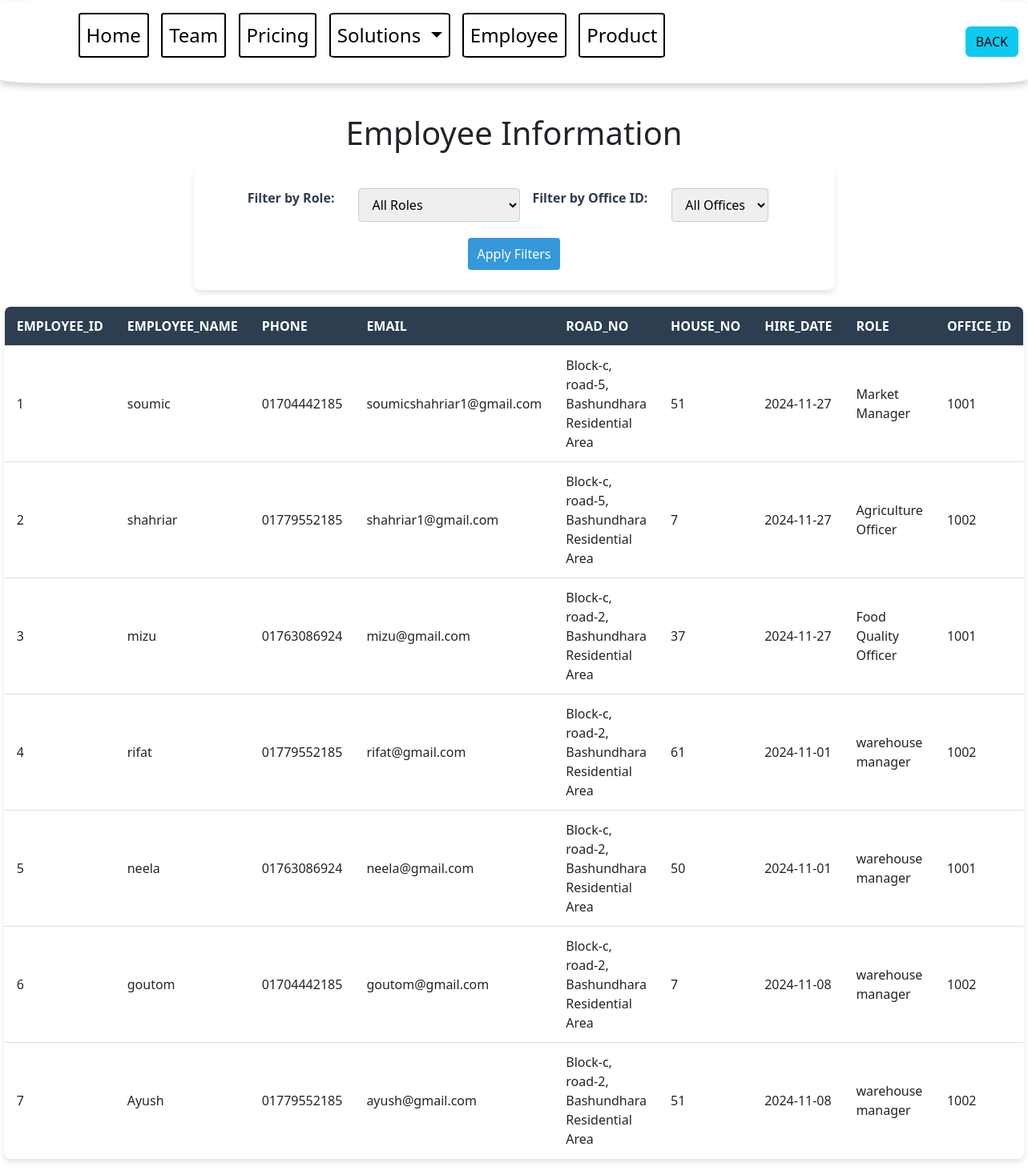
The page /employee_db/employeeInfo.php on the database its author committed.
### tables this page shows
CREATE TABLE `employee` (
  `employee_id` int(11) NOT NULL,
  `employee_name` varchar(100) DEFAULT NULL,
  `phone` varchar(15) DEFAULT NULL,
  `email` varchar(100) DEFAULT NULL,
  `road_no` varchar(50) DEFAULT NULL,
  `house_no` varchar(50) DEFAULT NULL,
  `hire_date` date DEFAULT NULL,
  `role` varchar(50) DEFAULT NULL,
  `office_id` int(11) DEFAULT NULL
);

### employee_db/employeeInfo.php (the view, shortened to what this page needs)
<?php
include('../config/connect.php');
$sql = "SELECT * FROM employee WHERE 1=1";
$result = $conn->query($sql);
?>
<!DOCTYPE html>
<html lang="en">
<head>
    <link rel="stylesheet" href="style.css">
</head>
<body>
    <link rel="stylesheet" href="">
    <h1>Employee Information</h1>
    <form method="GET" action="">
        <label for="role">Filter by Role:</label>
        <select name="role" id="role">
            <option value="">All Roles</option>
        </select>
        <label for="office_id">Filter by Office ID:</label>
        <select name="office_id" id="office_id">
            <option value="">All Offices</option>
        </select>
        <button type="submit">Apply Filters</button>
    </form>
    <?php
    if ($result->num_rows > 0) {
        echo "<table border='1'>";
        echo "<tr>";
        $columns = $result->fetch_fields();
        foreach ($columns as $column) {
            echo "<th>" . $column->name . "</th>";
        }
        echo "</tr>";
        while ($row = $result->fetch_assoc()) {
            echo "<tr>";
            foreach ($row as $value) {
                echo "<td>" . htmlspecialchars($value) . "</td>";
            }
            echo "</tr>";
        }
        echo "</table>";
    } else {
        echo "No records found.";
    }
    ?>
</body>
</html>

### employee_db/style.css (style rules this page uses)
body { font-family: Arial, sans-serif; margin: 0; padding: 0; background-color: #f4f4f9; color: #333; line-height: 1.6; }
h1 { text-align: center; margin: 20px 0; color: #2c3e50; }
form { display: flex; justify-content: center; flex-wrap: wrap; margin: 20px auto; padding: 15px; background-color: #ffffff; border-radius: 8px; box-shadow: 0 4px 6px rgba(0, 0, 0, 0.1); max-width: 800px; }
form label { margin: 10px 15px 10px 0; font-weight: bold; color: #2c3e50; }
form select, form button { margin: 10px 15px; padding: 8px 12px; font-size: 16px; border: 1px solid #ccc; border-radius: 4px; }
form button { background-color: #3498db; color: #ffffff; border: none; cursor: pointer; transition: background-color 0.3s; }
table { width: 90%; margin: 20px auto; border-collapse: collapse; background-color: #ffffff; border-radius: 8px; overflow: hidden; box-shadow: 0 4px 6px rgba(0, 0, 0, 0.1); }
table th, table td { padding: 12px 15px; text-align: left; border-bottom: 1px solid #ddd; }
table th { background-color: #2c3e50; color: #ffffff; text-transform: uppercase; }
table tr:last-child td { border-bottom: none; }

### navbar/nav.css (style rules this page uses)
.navbar { box-shadow: 0 4px 10px rgba(0, 0, 0, 0.2); border-radius: 5%; margin-bottom: 3%; }
.navbar-p { color: #fff; font-size: 1em; }
.container-fluid { background-size: 400% 400%; color: #fff; border-radius: 10%; font-size: 1.5em; }
.nav-item { color: black; width: fit-content; margin: 1%; }
.nav-item a { color: black; width: fit-content; border: 2px solid black; border-radius: 5%; text-decoration: none; }

### rows shown on the page
employee: employee_id "1", employee_name "soumic", phone "01704442185", email "soumicshahriar1@gmail.com", road_no "Block-c, road-5, Bashundhara Residential Area", house_no "51", hire_date "2024-11-27", role "Market Manager", office "1001"
employee: employee_id "2", employee_name "shahriar", phone "01779552185", email "shahriar1@gmail.com", road_no "Block-c, road-5, Bashundhara Residential Area", house_no "7", hire_date "2024-11-27", role "Agriculture Officer", office "1002"
employee: employee_id "3", employee_name "mizu", phone "01763086924", email "mizu@gmail.com", road_no "Block-c, road-2, Bashundhara Residential Area", house_no "37", hire_date "2024-11-27", role "Food Quality Officer", office "1001"
employee: employee_id "4", employee_name "rifat", phone "01779552185", email "rifat@gmail.com", road_no "Block-c, road-2, Bashundhara Residential Area", house_no "61", hire_date "2024-11-01", role "warehouse manager", office "1002"
employee: employee_id "5", employee_name "neela", phone "01763086924", email "neela@gmail.com", road_no "Block-c, road-2, Bashundhara Residential Area", house_no "50", hire_date "2024-11-01", role "warehouse manager", office "1001"
employee: employee_id "6", employee_name "goutom", phone "01704442185", email "goutom@gmail.com", road_no "Block-c, road-2, Bashundhara Residential Area", house_no "7", hire_date "2024-11-08", role "warehouse manager", office "1002"
employee: employee_id "7", employee_name "Ayush", phone "01779552185", email "ayush@gmail.com", road_no "Block-c, road-2, Bashundhara Residential Area", house_no "51", hire_date "2024-11-08", role "warehouse manager", office "1002"

### other values the page prints
$column->name "EMPLOYEE_ID"
$column->name "EMPLOYEE_NAME"
$column->name "PHONE"
$column->name "EMAIL"
$column->name "ROAD_NO"
$column->name "HOUSE_NO"
$column->name "HIRE_DATE"
$column->name "ROLE"
$column->name "OFFICE_ID"
